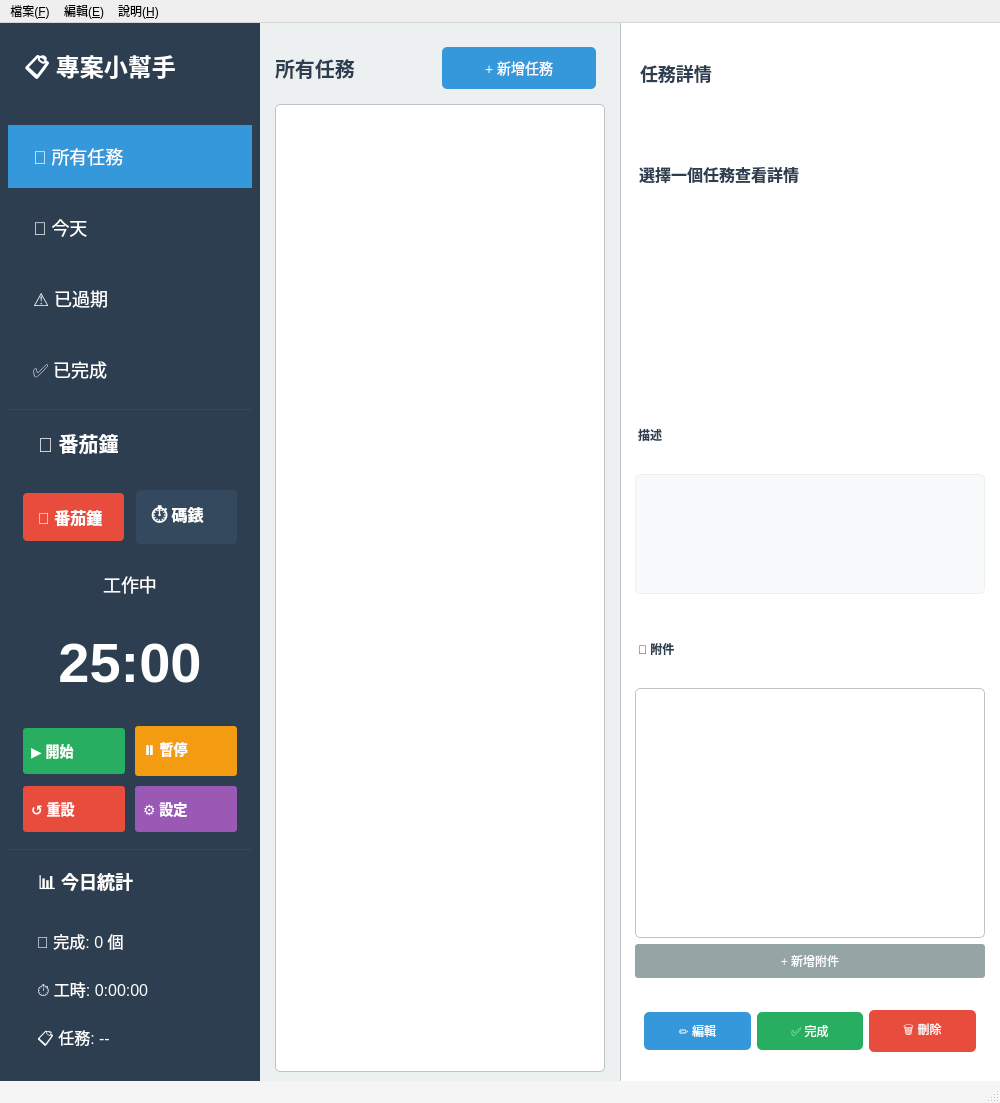
<?xml version="1.0" encoding="UTF-8"?>
<ui version="4.0">
 <class>MainWindow</class>
 <widget class="QMainWindow" name="MainWindow">
  <property name="geometry">
   <rect>
    <x>0</x>
    <y>0</y>
    <width>1000</width>
    <height>700</height>
   </rect>
  </property>
  <property name="windowTitle">
   <string>專案小幫手 - 任務管理</string>
  </property>
  <property name="styleSheet">
   <string notr="true">
    QMainWindow {
      background-color: #f5f5f5;
    }
   </string>
  </property>
  <widget class="QWidget" name="centralwidget">
   <layout class="QHBoxLayout" name="mainLayout">
    <property name="spacing">
     <number>0</number>
    </property>
    <property name="leftMargin">
     <number>0</number>
    </property>
    <property name="topMargin">
     <number>0</number>
    </property>
    <property name="rightMargin">
     <number>0</number>
    </property>
    <property name="bottomMargin">
     <number>0</number>
    </property>
    
    <!-- ========== 左側：過濾選單 ========== -->
    <item>
     <widget class="QWidget" name="leftPanel">
      <property name="minimumSize">
       <size>
        <width>260</width>
        <height>0</height>
       </size>
      </property>
      <property name="maximumSize">
       <size>
        <width>300</width>
        <height>16777215</height>
       </size>
      </property>
      <property name="styleSheet">
       <string notr="true">
        QWidget#leftPanel {
          background-color: #2c3e50;
        }
        QLabel {
          color: white;
          font-size: 18px;
          padding: 10px;
        }
        QPushButton {
          background-color: transparent;
          color: white;
          border: none;
          text-align: left;
          padding: 18px 25px;
          font-size: 18px;
        }
        QPushButton:hover {
          background-color: #34495e;
        }
        QPushButton:checked {
          background-color: #3498db;
        }
       </string>
      </property>
      <layout class="QVBoxLayout" name="leftLayout">
       <property name="spacing">
        <number>8</number>
       </property>
       <property name="leftMargin">
        <number>8</number>
       </property>
       <property name="topMargin">
        <number>0</number>
       </property>
       <property name="rightMargin">
        <number>8</number>
       </property>
       <property name="bottomMargin">
        <number>8</number>
       </property>
       <item>
        <widget class="QLabel" name="logoLabel">
         <property name="text">
          <string>📋 專案小幫手</string>
         </property>
         <property name="styleSheet">
          <string notr="true">font-size: 24px; font-weight: bold; padding: 25px 10px;</string>
         </property>
        </widget>
       </item>
       <item>
        <widget class="QPushButton" name="btnAllTasks">
         <property name="text">
          <string>📁 所有任務</string>
         </property>
         <property name="checkable">
          <bool>true</bool>
         </property>
         <property name="checked">
          <bool>true</bool>
         </property>
         <property name="autoExclusive">
          <bool>true</bool>
         </property>
        </widget>
       </item>
       <item>
        <widget class="QPushButton" name="btnToday">
         <property name="text">
          <string>📅 今天</string>
         </property>
         <property name="checkable">
          <bool>true</bool>
         </property>
         <property name="autoExclusive">
          <bool>true</bool>
         </property>
        </widget>
       </item>
       <item>
        <widget class="QPushButton" name="btnOverdue">
         <property name="text">
          <string>⚠️ 已過期</string>
         </property>
         <property name="checkable">
          <bool>true</bool>
         </property>
         <property name="autoExclusive">
          <bool>true</bool>
         </property>
        </widget>
       </item>
       <item>
        <widget class="QPushButton" name="btnCompleted">
         <property name="text">
          <string>✅ 已完成</string>
         </property>
         <property name="checkable">
          <bool>true</bool>
         </property>
         <property name="autoExclusive">
          <bool>true</bool>
         </property>
        </widget>
       </item>
       <item>
        <spacer name="leftSpacer">
         <property name="orientation">
          <enum>Qt::Vertical</enum>
         </property>
         <property name="sizeHint" stdset="0">
          <size>
           <width>20</width>
           <height>40</height>
          </size>
         </property>
        </spacer>
       </item>
       <!-- 番茄鐘區域 -->
       <item>
        <widget class="QLabel" name="pomodoroTitle">
         <property name="text">
          <string>🍅 番茄鐘</string>
         </property>
         <property name="styleSheet">
          <string notr="true">font-size: 20px; font-weight: bold; padding: 18px 25px 15px 25px; border-top: 1px solid #34495e;</string>
         </property>
        </widget>
       </item>
       <!-- 模式切換按鈕 -->
       <item>
        <widget class="QWidget" name="modeButtons">
         <layout class="QHBoxLayout" name="modeButtonsLayout">
          <property name="leftMargin">
           <number>15</number>
          </property>
          <property name="rightMargin">
           <number>15</number>
          </property>
          <property name="spacing">
           <number>12</number>
          </property>
          <item>
           <widget class="QPushButton" name="btnPomodoroMode">
            <property name="text">
             <string>🍅 番茄鐘</string>
            </property>
            <property name="toolTip">
             <string>番茄鐘模式</string>
            </property>
            <property name="checkable">
             <bool>true</bool>
            </property>
            <property name="checked">
             <bool>true</bool>
            </property>
            <property name="autoExclusive">
             <bool>true</bool>
            </property>
            <property name="styleSheet">
             <string notr="true">QPushButton { background-color: #34495e; color: white; padding: 12px 15px; border-radius: 4px; font-size: 16px; font-weight: bold; } QPushButton:checked { background-color: #e74c3c; } QPushButton:hover { background-color: #4a6278; } QPushButton:checked:hover { background-color: #ec7063; }</string>
            </property>
           </widget>
          </item>
          <item>
           <widget class="QPushButton" name="btnStopwatchMode">
            <property name="text">
             <string>⏱ 碼錶</string>
            </property>
            <property name="toolTip">
             <string>碼錶模式</string>
            </property>
            <property name="checkable">
             <bool>true</bool>
            </property>
            <property name="autoExclusive">
             <bool>true</bool>
            </property>
            <property name="styleSheet">
             <string notr="true">QPushButton { background-color: #34495e; color: white; padding: 12px 15px; border-radius: 4px; font-size: 16px; font-weight: bold; } QPushButton:checked { background-color: #3498db; } QPushButton:hover { background-color: #4a6278; } QPushButton:checked:hover { background-color: #5dade2; }</string>
            </property>
           </widget>
          </item>
         </layout>
        </widget>
       </item>
       <item>
        <widget class="QLabel" name="pomodoroPhaseLabel">
         <property name="text">
          <string>工作中</string>
         </property>
         <property name="alignment">
          <set>Qt::AlignCenter</set>
         </property>
        </widget>
       </item>
       <item>
        <widget class="QLabel" name="pomodoroTimeLabel">
         <property name="text">
          <string>25:00</string>
         </property>
         <property name="styleSheet">
          <string notr="true">font-size: 56px; font-weight: bold; padding: 15px;</string>
         </property>
         <property name="alignment">
          <set>Qt::AlignCenter</set>
         </property>
        </widget>
       </item>
       <item>
        <widget class="QWidget" name="pomodoroButtons">
         <layout class="QGridLayout" name="pomodoroButtonsLayout">
          <property name="leftMargin">
           <number>15</number>
          </property>
          <property name="rightMargin">
           <number>15</number>
          </property>
          <property name="spacing">
           <number>10</number>
          </property>
          <item row="0" column="0">
           <widget class="QPushButton" name="btnPomodoroStart">
            <property name="text">
             <string>▶ 開始</string>
            </property>
            <property name="toolTip">
             <string>開始計時</string>
            </property>
            <property name="cursor">
             <cursorShape>PointingHandCursor</cursorShape>
            </property>
            <property name="styleSheet">
             <string notr="true">QPushButton { background-color: #27ae60; color: white; padding: 12px 8px; border-radius: 3px; font-size: 14px; font-weight: bold; } QPushButton:hover { background-color: #2ecc71; } QPushButton:pressed { background-color: #1e8449; }</string>
            </property>
           </widget>
          </item>
          <item row="0" column="1">
           <widget class="QPushButton" name="btnPomodoroPause">
            <property name="text">
             <string>⏸ 暫停</string>
            </property>
            <property name="toolTip">
             <string>暫停計時</string>
            </property>
            <property name="cursor">
             <cursorShape>PointingHandCursor</cursorShape>
            </property>
            <property name="styleSheet">
             <string notr="true">QPushButton { background-color: #f39c12; color: white; padding: 12px 8px; border-radius: 3px; font-size: 14px; font-weight: bold; } QPushButton:hover { background-color: #f1c40f; } QPushButton:pressed { background-color: #d68910; }</string>
            </property>
           </widget>
          </item>
          <item row="1" column="0">
           <widget class="QPushButton" name="btnPomodoroReset">
            <property name="text">
             <string>↺ 重設</string>
            </property>
            <property name="toolTip">
             <string>重設計時器</string>
            </property>
            <property name="cursor">
             <cursorShape>PointingHandCursor</cursorShape>
            </property>
            <property name="styleSheet">
             <string notr="true">QPushButton { background-color: #e74c3c; color: white; padding: 12px 8px; border-radius: 3px; font-size: 14px; font-weight: bold; } QPushButton:hover { background-color: #ec7063; } QPushButton:pressed { background-color: #c0392b; }</string>
            </property>
           </widget>
          </item>
          <item row="1" column="1">
           <widget class="QPushButton" name="btnPomodoroSettings">
            <property name="text">
             <string>⚙ 設定</string>
            </property>
            <property name="toolTip">
             <string>計時器設定</string>
            </property>
            <property name="cursor">
             <cursorShape>PointingHandCursor</cursorShape>
            </property>
            <property name="styleSheet">
             <string notr="true">QPushButton { background-color: #9b59b6; color: white; padding: 12px 8px; border-radius: 3px; font-size: 14px; font-weight: bold; } QPushButton:hover { background-color: #a569bd; } QPushButton:pressed { background-color: #7d3c98; }</string>
            </property>
           </widget>
          </item>
         </layout>
        </widget>
       </item>
       <!-- 統計資訊 -->
       <item>
        <widget class="QLabel" name="statsTitle">
         <property name="text">
          <string>📊 今日統計</string>
         </property>
         <property name="styleSheet">
          <string notr="true">font-size: 18px; font-weight: bold; padding: 18px 25px 12px 25px; border-top: 1px solid #34495e;</string>
         </property>
        </widget>
       </item>
       <item>
        <widget class="QLabel" name="lblTodayPomodoros">
         <property name="text">
          <string>🍅 完成: 0 個</string>
         </property>
         <property name="styleSheet">
          <string notr="true">font-size: 16px; padding: 8px 25px;</string>
         </property>
        </widget>
       </item>
       <item>
        <widget class="QLabel" name="lblTodayWorkTime">
         <property name="text">
          <string>⏱️ 工時: 0:00:00</string>
         </property>
         <property name="styleSheet">
          <string notr="true">font-size: 16px; padding: 8px 25px;</string>
         </property>
        </widget>
       </item>
       <item>
        <widget class="QLabel" name="lblTaskWorkTime">
         <property name="text">
          <string>📋 任務: --</string>
         </property>
         <property name="styleSheet">
          <string notr="true">font-size: 16px; padding: 8px 25px;</string>
         </property>
        </widget>
       </item>
       <item>
        <spacer name="bottomSpacer">
         <property name="orientation">
          <enum>Qt::Vertical</enum>
         </property>
         <property name="sizeType">
          <enum>QSizePolicy::Fixed</enum>
         </property>
         <property name="sizeHint" stdset="0">
          <size>
           <width>20</width>
           <height>10</height>
          </size>
         </property>
        </spacer>
       </item>
      </layout>
     </widget>
    </item>
    
    <!-- ========== 中間：任務列表 ========== -->
    <item>
     <widget class="QWidget" name="centerPanel">
      <property name="styleSheet">
       <string notr="true">
        QWidget#centerPanel {
          background-color: #ecf0f1;
        }
       </string>
      </property>
      <layout class="QVBoxLayout" name="centerLayout">
       <property name="leftMargin">
        <number>15</number>
       </property>
       <property name="topMargin">
        <number>15</number>
       </property>
       <property name="rightMargin">
        <number>15</number>
       </property>
       <!-- 標題與新增按鈕 -->
       <item>
        <widget class="QWidget" name="headerWidget">
         <layout class="QHBoxLayout" name="headerLayout">
          <property name="leftMargin">
           <number>0</number>
          </property>
          <item>
           <widget class="QLabel" name="taskListTitle">
            <property name="text">
             <string>所有任務</string>
            </property>
            <property name="styleSheet">
             <string notr="true">font-size: 20px; font-weight: bold; color: #2c3e50;</string>
            </property>
           </widget>
          </item>
          <item>
           <spacer name="headerSpacer">
            <property name="orientation">
             <enum>Qt::Horizontal</enum>
            </property>
           </spacer>
          </item>
          <item>
           <widget class="QPushButton" name="btnAddTask">
            <property name="text">
             <string>+ 新增任務</string>
            </property>
            <property name="styleSheet">
             <string notr="true">
              QPushButton {
                background-color: #3498db;
                color: white;
                border: none;
                padding: 10px 20px;
                font-size: 14px;
                border-radius: 5px;
              }
              QPushButton:hover {
                background-color: #2980b9;
              }
             </string>
            </property>
           </widget>
          </item>
         </layout>
        </widget>
       </item>
       <!-- 任務列表 -->
       <item>
        <widget class="QListWidget" name="taskListWidget">
         <property name="styleSheet">
          <string notr="true">
           QListWidget {
             background-color: white;
             border: 1px solid #bdc3c7;
             border-radius: 5px;
             padding: 5px;
           }
           QListWidget::item {
             padding: 15px;
             border-bottom: 1px solid #ecf0f1;
           }
           QListWidget::item:selected {
             background-color: #e8f4fc;
             color: #2c3e50;
           }
           QListWidget::item:hover {
             background-color: #f8f9fa;
           }
          </string>
         </property>
         <property name="alternatingRowColors">
          <bool>false</bool>
         </property>
        </widget>
       </item>
      </layout>
     </widget>
    </item>
    
    <!-- ========== 右側：任務詳情 ========== -->
    <item>
     <widget class="QWidget" name="rightPanel">
      <property name="minimumSize">
       <size>
        <width>380</width>
        <height>0</height>
       </size>
      </property>
      <property name="maximumSize">
       <size>
        <width>450</width>
        <height>16777215</height>
       </size>
      </property>
      <property name="styleSheet">
       <string notr="true">
        QWidget#rightPanel {
          background-color: white;
          border-left: 1px solid #bdc3c7;
        }
        QLabel {
          color: #2c3e50;
        }
       </string>
      </property>
      <layout class="QVBoxLayout" name="rightLayout">
       <property name="leftMargin">
        <number>15</number>
       </property>
       <property name="topMargin">
        <number>15</number>
       </property>
       <property name="rightMargin">
        <number>15</number>
       </property>
       <item>
        <widget class="QLabel" name="detailTitle">
         <property name="text">
          <string>任務詳情</string>
         </property>
         <property name="styleSheet">
          <string notr="true">font-size: 18px; font-weight: bold; padding-bottom: 10px; border-bottom: 1px solid #ecf0f1;</string>
         </property>
        </widget>
       </item>
       <!-- 任務標題 -->
       <item>
        <widget class="QLabel" name="lblDetailTaskTitle">
         <property name="text">
          <string>選擇一個任務查看詳情</string>
         </property>
         <property name="styleSheet">
          <string notr="true">font-size: 16px; font-weight: bold; padding-top: 15px;</string>
         </property>
         <property name="wordWrap">
          <bool>true</bool>
         </property>
        </widget>
       </item>
       <!-- 截止日期 -->
       <item>
        <widget class="QLabel" name="lblDetailDue">
         <property name="text">
          <string></string>
         </property>
         <property name="styleSheet">
          <string notr="true">color: #7f8c8d; padding-top: 5px;</string>
         </property>
        </widget>
       </item>
       <!-- 優先級 -->
       <item>
        <widget class="QLabel" name="lblDetailPriority">
         <property name="text">
          <string></string>
         </property>
         <property name="styleSheet">
          <string notr="true">padding-top: 5px;</string>
         </property>
        </widget>
       </item>
       <!-- 描述 -->
       <item>
        <widget class="QLabel" name="lblDescTitle">
         <property name="text">
          <string>描述</string>
         </property>
         <property name="styleSheet">
          <string notr="true">font-weight: bold; padding-top: 15px;</string>
         </property>
        </widget>
       </item>
       <item>
        <widget class="QTextEdit" name="txtDetailDescription">
         <property name="readOnly">
          <bool>true</bool>
         </property>
         <property name="styleSheet">
          <string notr="true">
           QTextEdit {
             background-color: #f8f9fa;
             border: 1px solid #ecf0f1;
             border-radius: 5px;
             padding: 10px;
           }
          </string>
         </property>
         <property name="maximumSize">
          <size>
           <width>16777215</width>
           <height>120</height>
          </size>
         </property>
        </widget>
       </item>
       <!-- 附件區域 -->
       <item>
        <widget class="QLabel" name="lblAttachTitle">
         <property name="text">
          <string>📎 附件</string>
         </property>
         <property name="styleSheet">
          <string notr="true">font-weight: bold; padding-top: 15px;</string>
         </property>
        </widget>
       </item>
       <item>
        <widget class="QListWidget" name="attachmentListWidget">
         <property name="minimumSize">
          <size>
           <width>0</width>
           <height>120</height>
          </size>
         </property>
         <property name="maximumSize">
          <size>
           <width>16777215</width>
           <height>250</height>
          </size>
         </property>
         <property name="styleSheet">
          <string notr="true">
           QListWidget {
             background-color: white;
             border: 1px solid #bdc3c7;
             border-radius: 5px;
             padding: 8px;
           }
           QListWidget::item {
             padding: 15px;
             border-bottom: 1px solid #ecf0f1;
             color: #2c3e50;
             background-color: white;
           }
           QListWidget::item:selected {
             background-color: #e8f4fc;
             color: #2c3e50;
           }
           QListWidget::item:hover {
             background-color: #f8f9fa;
           }
          </string>
         </property>
        </widget>
       </item>
       <item>
        <widget class="QPushButton" name="btnAddAttachment">
         <property name="text">
          <string>+ 新增附件</string>
         </property>
         <property name="styleSheet">
          <string notr="true">
           QPushButton {
             background-color: #95a5a6;
             color: white;
             border: none;
             padding: 8px;
             border-radius: 3px;
           }
           QPushButton:hover {
             background-color: #7f8c8d;
           }
          </string>
         </property>
        </widget>
       </item>
       <item>
        <spacer name="rightSpacer">
         <property name="orientation">
          <enum>Qt::Vertical</enum>
         </property>
        </spacer>
       </item>
       <!-- 操作按鈕 -->
       <item>
        <widget class="QWidget" name="actionButtons">
         <layout class="QHBoxLayout" name="actionButtonsLayout">
          <item>
           <widget class="QPushButton" name="btnEditTask">
            <property name="text">
             <string>✏️ 編輯</string>
            </property>
            <property name="styleSheet">
             <string notr="true">
              QPushButton {
                background-color: #3498db;
                color: white;
                border: none;
                padding: 10px 15px;
                border-radius: 5px;
              }
              QPushButton:hover {
                background-color: #2980b9;
              }
             </string>
            </property>
           </widget>
          </item>
          <item>
           <widget class="QPushButton" name="btnCompleteTask">
            <property name="text">
             <string>✅ 完成</string>
            </property>
            <property name="styleSheet">
             <string notr="true">
              QPushButton {
                background-color: #27ae60;
                color: white;
                border: none;
                padding: 10px 15px;
                border-radius: 5px;
              }
              QPushButton:hover {
                background-color: #219a52;
              }
             </string>
            </property>
           </widget>
          </item>
          <item>
           <widget class="QPushButton" name="btnDeleteTask">
            <property name="text">
             <string>🗑️ 刪除</string>
            </property>
            <property name="styleSheet">
             <string notr="true">
              QPushButton {
                background-color: #e74c3c;
                color: white;
                border: none;
                padding: 10px 15px;
                border-radius: 5px;
              }
              QPushButton:hover {
                background-color: #c0392b;
              }
             </string>
            </property>
           </widget>
          </item>
         </layout>
        </widget>
       </item>
      </layout>
     </widget>
    </item>
    
   </layout>
  </widget>
  <widget class="QMenuBar" name="menubar">
   <property name="geometry">
    <rect>
     <x>0</x>
     <y>0</y>
     <width>1000</width>
     <height>22</height>
    </rect>
   </property>
   <widget class="QMenu" name="menuFile">
    <property name="title">
     <string>檔案(&amp;F)</string>
    </property>
    <addaction name="actionExit"/>
   </widget>
   <widget class="QMenu" name="menuEdit">
    <property name="title">
     <string>編輯(&amp;E)</string>
    </property>
    <addaction name="actionNewTask"/>
   </widget>
   <widget class="QMenu" name="menuHelp">
    <property name="title">
     <string>說明(&amp;H)</string>
    </property>
    <addaction name="actionAbout"/>
    <addaction name="separator"/>
    <addaction name="actionTestNotification"/>
   </widget>
   <addaction name="menuFile"/>
   <addaction name="menuEdit"/>
   <addaction name="menuHelp"/>
  </widget>
  <widget class="QStatusBar" name="statusbar"/>
  <action name="actionExit">
   <property name="text">
    <string>離開(&amp;X)</string>
   </property>
   <property name="shortcut">
    <string>Ctrl+Q</string>
   </property>
  </action>
  <action name="actionNewTask">
   <property name="text">
    <string>新增任務(&amp;N)</string>
   </property>
   <property name="shortcut">
    <string>Ctrl+N</string>
   </property>
  </action>
  <action name="actionAbout">
   <property name="text">
    <string>關於(&amp;A)</string>
   </property>
  </action>
  <action name="actionTestNotification">
   <property name="text">
    <string>測試通知(&amp;T)</string>
   </property>
  </action>
 </widget>
 <resources/>
 <connections/>
</ui>
